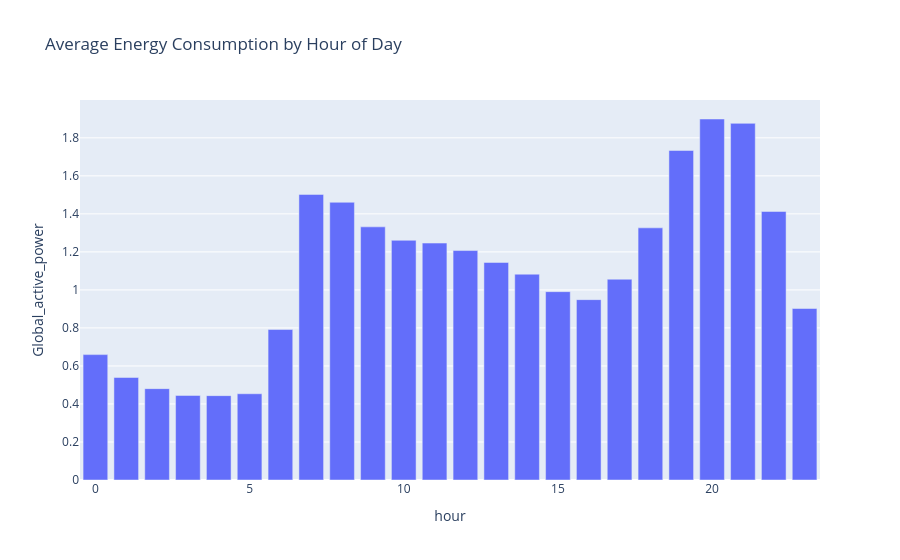

The notebook cell saved with this chart:
### Code cell
hourly_avg = hourly_df.groupby('hour')['Global_active_power'].mean().reset_index()

fig = px.bar(
    hourly_avg, 
    x='hour', 
    y='Global_active_power',
    title='Average Energy Consumption by Hour of Day'
)
fig.show()

### Figure 1 — Plotly figure (JSON) as saved in the notebook; plotly's stock layout.template omitted (floating-point values rounded to 4 significant figures)
{"data": [{"hovertemplate": "hour=%{x}<br>Global_active_power=%{y}<extra></extra>", "legendgroup": "", "marker": {"color": "#636efa", "pattern": {"shape": ""}}, "name": "", "orientation": "v", "showlegend": false, "textposition": "auto", "type": "bar", "x": [0, 1, 2, 3, 4, 5, 6, 7, 8, 9, 10, 11, 12, 13, 14, 15, 16, 17, 18, 19, 20, 21, 22, 23], "xaxis": "x", "y": [0.6596, 0.5393, 0.4806, 0.4448, 0.4438, 0.4537, 0.7916, 1.502, 1.461, 1.332, 1.261, 1.246, 1.207, 1.144, 1.083, 0.9908, 0.9488, 1.056, 1.326, 1.733, 1.899, 1.876, 1.413, 0.9021], "yaxis": "y"}], "layout": {"barmode": "relative", "legend": {"tracegroupgap": 0}, "title": {"text": "Average Energy Consumption by Hour of Day"}, "xaxis": {"anchor": "y", "domain": [0, 1], "title": {"text": "hour"}}, "yaxis": {"anchor": "x", "domain": [0, 1], "title": {"text": "Global_active_power"}}}}
